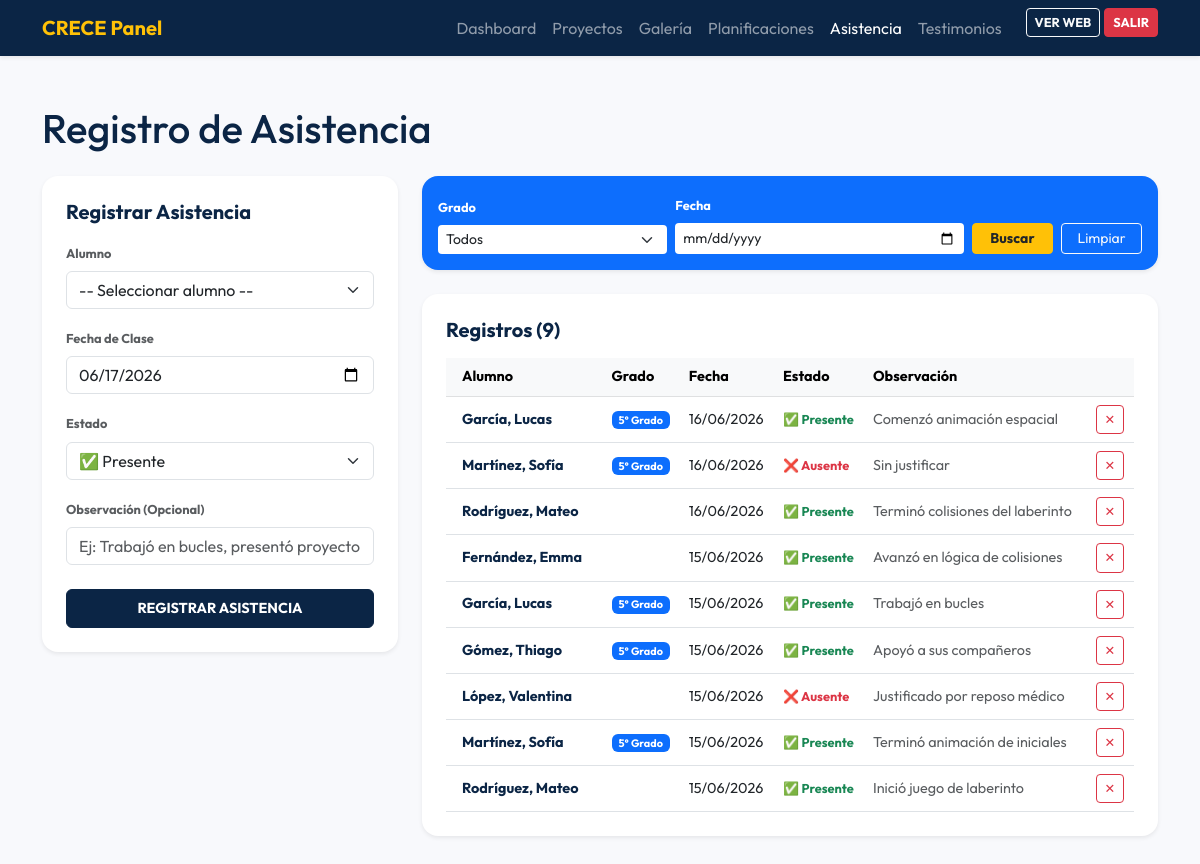
/admin/asistencia.php (signed in), run on the app's committed database.
### tables this page shows
CREATE TABLE `asistencia` (
  `id` INT AUTO_INCREMENT PRIMARY KEY,
  `alumno_id` INT NOT NULL,
  `fecha` DATE NOT NULL,
  `estado` ENUM('Presente', 'Ausente', 'Justificado') NOT NULL,
  `observacion` VARCHAR(255) DEFAULT NULL,
  FOREIGN KEY (`alumno_id`) REFERENCES `alumnos` (`id`) ON DELETE CASCADE
);

CREATE TABLE `alumnos` (
  `id` INT AUTO_INCREMENT PRIMARY KEY,
  `nombre` VARCHAR(50) NOT NULL,
  `apellido` VARCHAR(50) NOT NULL,
  `grado` ENUM('5', '6') NOT NULL COMMENT 'Grado escolar: 5° o 6° grado',
  `fecha_registro` DATE NOT NULL,
  `activo` TINYINT(1) DEFAULT 1
);

### admin/asistencia.php (the view, shortened to what this page needs)
<?php
require_once '../conexion.php';
$grado_f = isset($_GET['grado_f']) ? $_GET['grado_f'] : 'all';
$fecha_f = isset($_GET['fecha_f']) ? $_GET['fecha_f'] : '';
$query = "SELECT a.*, al.nombre, al.apellido, al.grado
          FROM asistencia a
          JOIN alumnos al ON a.alumno_id = al.id
          WHERE 1=1";
$params = [];
$query .= " ORDER BY a.fecha DESC, al.apellido ASC";
$stmt_list = $conn->prepare($query);
$stmt_list->execute($params);
$registros = $stmt_list->fetchAll();
?>
<!DOCTYPE html>
<html lang="es">
<head>
    <link href="https://cdn.jsdelivr.net/npm/bootstrap@5.3.0/dist/css/bootstrap.min.css" rel="stylesheet">
</head>
<body>
<nav class="navbar navbar-expand-lg navbar-dark admin-nav shadow-sm">
    <div class="container">
        <a class="navbar-brand fw-bold text-warning" href="dashboard.php">CRECE Panel</a>
        <div class="collapse navbar-collapse" id="navAdmin">
            <ul class="navbar-nav ms-auto">
                <li class="nav-item"><a class="nav-link" href="dashboard.php">Dashboard</a></li>
                <li class="nav-item"><a class="nav-link" href="proyectos.php">Proyectos</a></li>
                <li class="nav-item"><a class="nav-link" href="galeria.php">Galería</a></li>
                <li class="nav-item"><a class="nav-link" href="planificaciones.php">Planificaciones</a></li>
                <li class="nav-item"><a class="nav-link active" href="asistencia.php">Asistencia</a></li>
                <li class="nav-item"><a class="nav-link" href="testimonios.php">Testimonios</a></li>
                <li class="nav-item ms-lg-3"><a class="btn btn-outline-light btn-sm fs-8 fw-bold text-uppercase" href="../index.php" target="_blank">Ver Web</a></li>
                <li class="nav-item ms-1"><a class="btn btn-danger btn-sm fs-8 fw-bold text-uppercase" href="logout.php">Salir</a></li>
            </ul>
        </div>
    </div>
</nav>
<main class="py-5">
    <div class="container">
        <h1 class="fw-extrabold mb-4" style="color:#0b2545;">Registro de Asistencia</h1>
        <div class="row g-4">
            <div class="col-lg-4">
                <div class="card border-0 shadow-sm rounded-4 p-4">
                    <h5 class="fw-bold mb-3" style="color:#0b2545;">Registrar Asistencia</h5>
                    <form method="POST" action="asistencia.php">
                        <div class="mb-3">
                            <label class="form-label fs-8 fw-bold text-muted">Alumno</label>
                            <select name="alumno_id" class="form-select" required>
                                <option value="">-- Seleccionar alumno --</option>
                            </select>
                        </div>
                        <div class="mb-3">
                            <label class="form-label fs-8 fw-bold text-muted">Fecha de Clase</label>
                            <input type="date" name="fecha" class="form-control" value="<?= date('Y-m-d') ?>" required>
                        </div>
                        <div class="mb-3">
                            <label class="form-label fs-8 fw-bold text-muted">Estado</label>
                            <select name="estado" class="form-select">
                                <option value="Presente">✅ Presente</option>
                            </select>
                        </div>
                        <div class="mb-4">
                            <label class="form-label fs-8 fw-bold text-muted">Observación (Opcional)</label>
                            <input type="text" name="observacion" class="form-control"
                                placeholder="Ej: Trabajó en bucles, presentó proyecto...">
                        </div>
                        <button type="submit" class="btn btn-primary w-100 py-2 fs-7 fw-bold text-uppercase">
                            Registrar Asistencia
                        </button>
                    </form>
                </div>
            </div>
            <div class="col-lg-8">
                <form method="GET" action="asistencia.php" class="card border-0 bg-primary text-white p-3 rounded-4 shadow-sm mb-4">
                    <div class="row g-2 align-items-end">
                        <div class="col-sm-4">
                            <label class="form-label fs-8 fw-bold">Grado</label>
                            <select name="grado_f" class="form-select form-select-sm border-0">
                                <option value="all" <?= $grado_f === 'all' ? 'selected' : '' ?>>Todos</option>
                            </select>
                        </div>
                        <div class="col-sm-5">
                            <label class="form-label fs-8 fw-bold">Fecha</label>
                            <input type="date" name="fecha_f" class="form-control form-control-sm border-0"
                                value="<?= htmlspecialchars($fecha_f) ?>">
                        </div>
                        <div class="col-sm-3 d-flex gap-2">
                            <button type="submit" class="btn btn-warning text-dark fw-bold btn-sm w-100">Buscar</button>
                            <a href="asistencia.php" class="btn btn-outline-light btn-sm w-100">Limpiar</a>
                        </div>
                    </div>
                </form>
                <div class="card border-0 shadow-sm rounded-4 p-4">
                    <h5 class="fw-bold mb-3" style="color:#0b2545;">
                        Registros <?= count($registros) > 0 ? "(" . count($registros) . ")" : "" ?>
                    </h5>
                    <div class="table-responsive">
                        <table class="table table-hover align-middle fs-7 mb-0">
                            <thead class="table-light" style="color:#0b2545;">
                                <tr>
                                    <th class="px-3">Alumno</th>
                                    <th>Grado</th>
                                    <th>Fecha</th>
                                    <th>Estado</th>
                                    <th>Observación</th>
                                    <th></th>
                                </tr>
                            </thead>
                            <tbody>
                                <?php if (empty($registros)): ?>
                                    <tr><td colspan="6" class="text-center py-4 text-muted">No se encontraron registros con los filtros seleccionados.</td></tr>
                                <?php else: ?>
                                    <?php foreach ($registros as $reg): ?>
                                        <tr>
                                            <td class="px-3 fw-bold" style="color:#0b2545;">
                                                <?= htmlspecialchars("{$reg['apellido']}, {$reg['nombre']}") ?>
                                            </td>
                                            <td>
                                                <span class="badge <?= $reg['grado'] === '5' ? 'bg-primary' : 'bg-purple' ?>">
                                                    <?= $reg['grado'] ?>° Grado
                                                </span>
                                            </td>
                                            <td><?= date('d/m/Y', strtotime($reg['fecha'])) ?></td>
                                            <td>
                                                <?php if ($reg['estado'] === 'Presente'): ?>
                                                    <span class="text-success fw-bold fs-8">✅ Presente</span>
                                                <?php elseif ($reg['estado'] === 'Ausente'): ?>
                                                    <span class="text-danger fw-bold fs-8">❌ Ausente</span>
                                                <?php else: ?>
                                                    <span class="text-warning fw-bold fs-8">⚠️ Justificado</span>
                                                <?php endif; ?>
                                            </td>
                                            <td class="text-muted"><?= htmlspecialchars($reg['observacion'] ?: '—') ?></td>
                                            <td>
                                                <a href="asistencia.php?delete=<?= $reg['id'] ?>&grado_f=<?= $grado_f ?>&fecha_f=<?= $fecha_f ?>"
                                                    class="btn btn-sm btn-outline-danger py-1 px-2 fs-8"
                                                    onclick="return confirm('¿Eliminar este registro de asistencia?')">✕</a>
                                            </td>
                                        </tr>
                                    <?php endforeach; ?>
                                <?php endif; ?>
                            </tbody>
                        </table>
                    </div>
                </div>
            </div>
        </div>
    </div>
</main>
</body>
</html>

### admin/asistencia.php (style rules this page uses)
body { font-family: 'Outfit', sans-serif; background-color: #f8f9fc; }
.admin-nav { background-color: #0b2545; }
.fs-7 { font-size: 0.9rem; }
.fs-8 { font-size: 0.8rem; }
.btn-primary { background-color: #0b2545 !important; border-color: #0b2545 !important; }

### data on the page
asistencia: alumno.nombre "García, Lucas", alumno.grado "5", fecha "16/06/2026", estado "✅ Presente", observacion "Comenzó animación espacial"
asistencia: alumno.nombre "Martínez, Sofía", alumno.grado "5", fecha "16/06/2026", estado "❌ Ausente", observacion "Sin justificar"
asistencia: alumno.nombre "Rodríguez, Mateo", fecha "16/06/2026", estado "✅ Presente", observacion "Terminó colisiones del laberinto"
asistencia: alumno.nombre "Fernández, Emma", fecha "15/06/2026", estado "✅ Presente", observacion "Avanzó en lógica de colisiones"
asistencia: alumno.nombre "García, Lucas", alumno.grado "5", fecha "15/06/2026", estado "✅ Presente", observacion "Trabajó en bucles"
asistencia: alumno.nombre "Gómez, Thiago", alumno.grado "5", fecha "15/06/2026", estado "✅ Presente", observacion "Apoyó a sus compañeros"
asistencia: alumno.nombre "López, Valentina", fecha "15/06/2026", estado "❌ Ausente", observacion "Justificado por reposo médico"
asistencia: alumno.nombre "Martínez, Sofía", alumno.grado "5", fecha "15/06/2026", estado "✅ Presente", observacion "Terminó animación de iniciales"
asistencia: alumno.nombre "Rodríguez, Mateo", fecha "15/06/2026", estado "✅ Presente", observacion "Inició juego de laberinto"

### other printed values
count($registros) "9"
